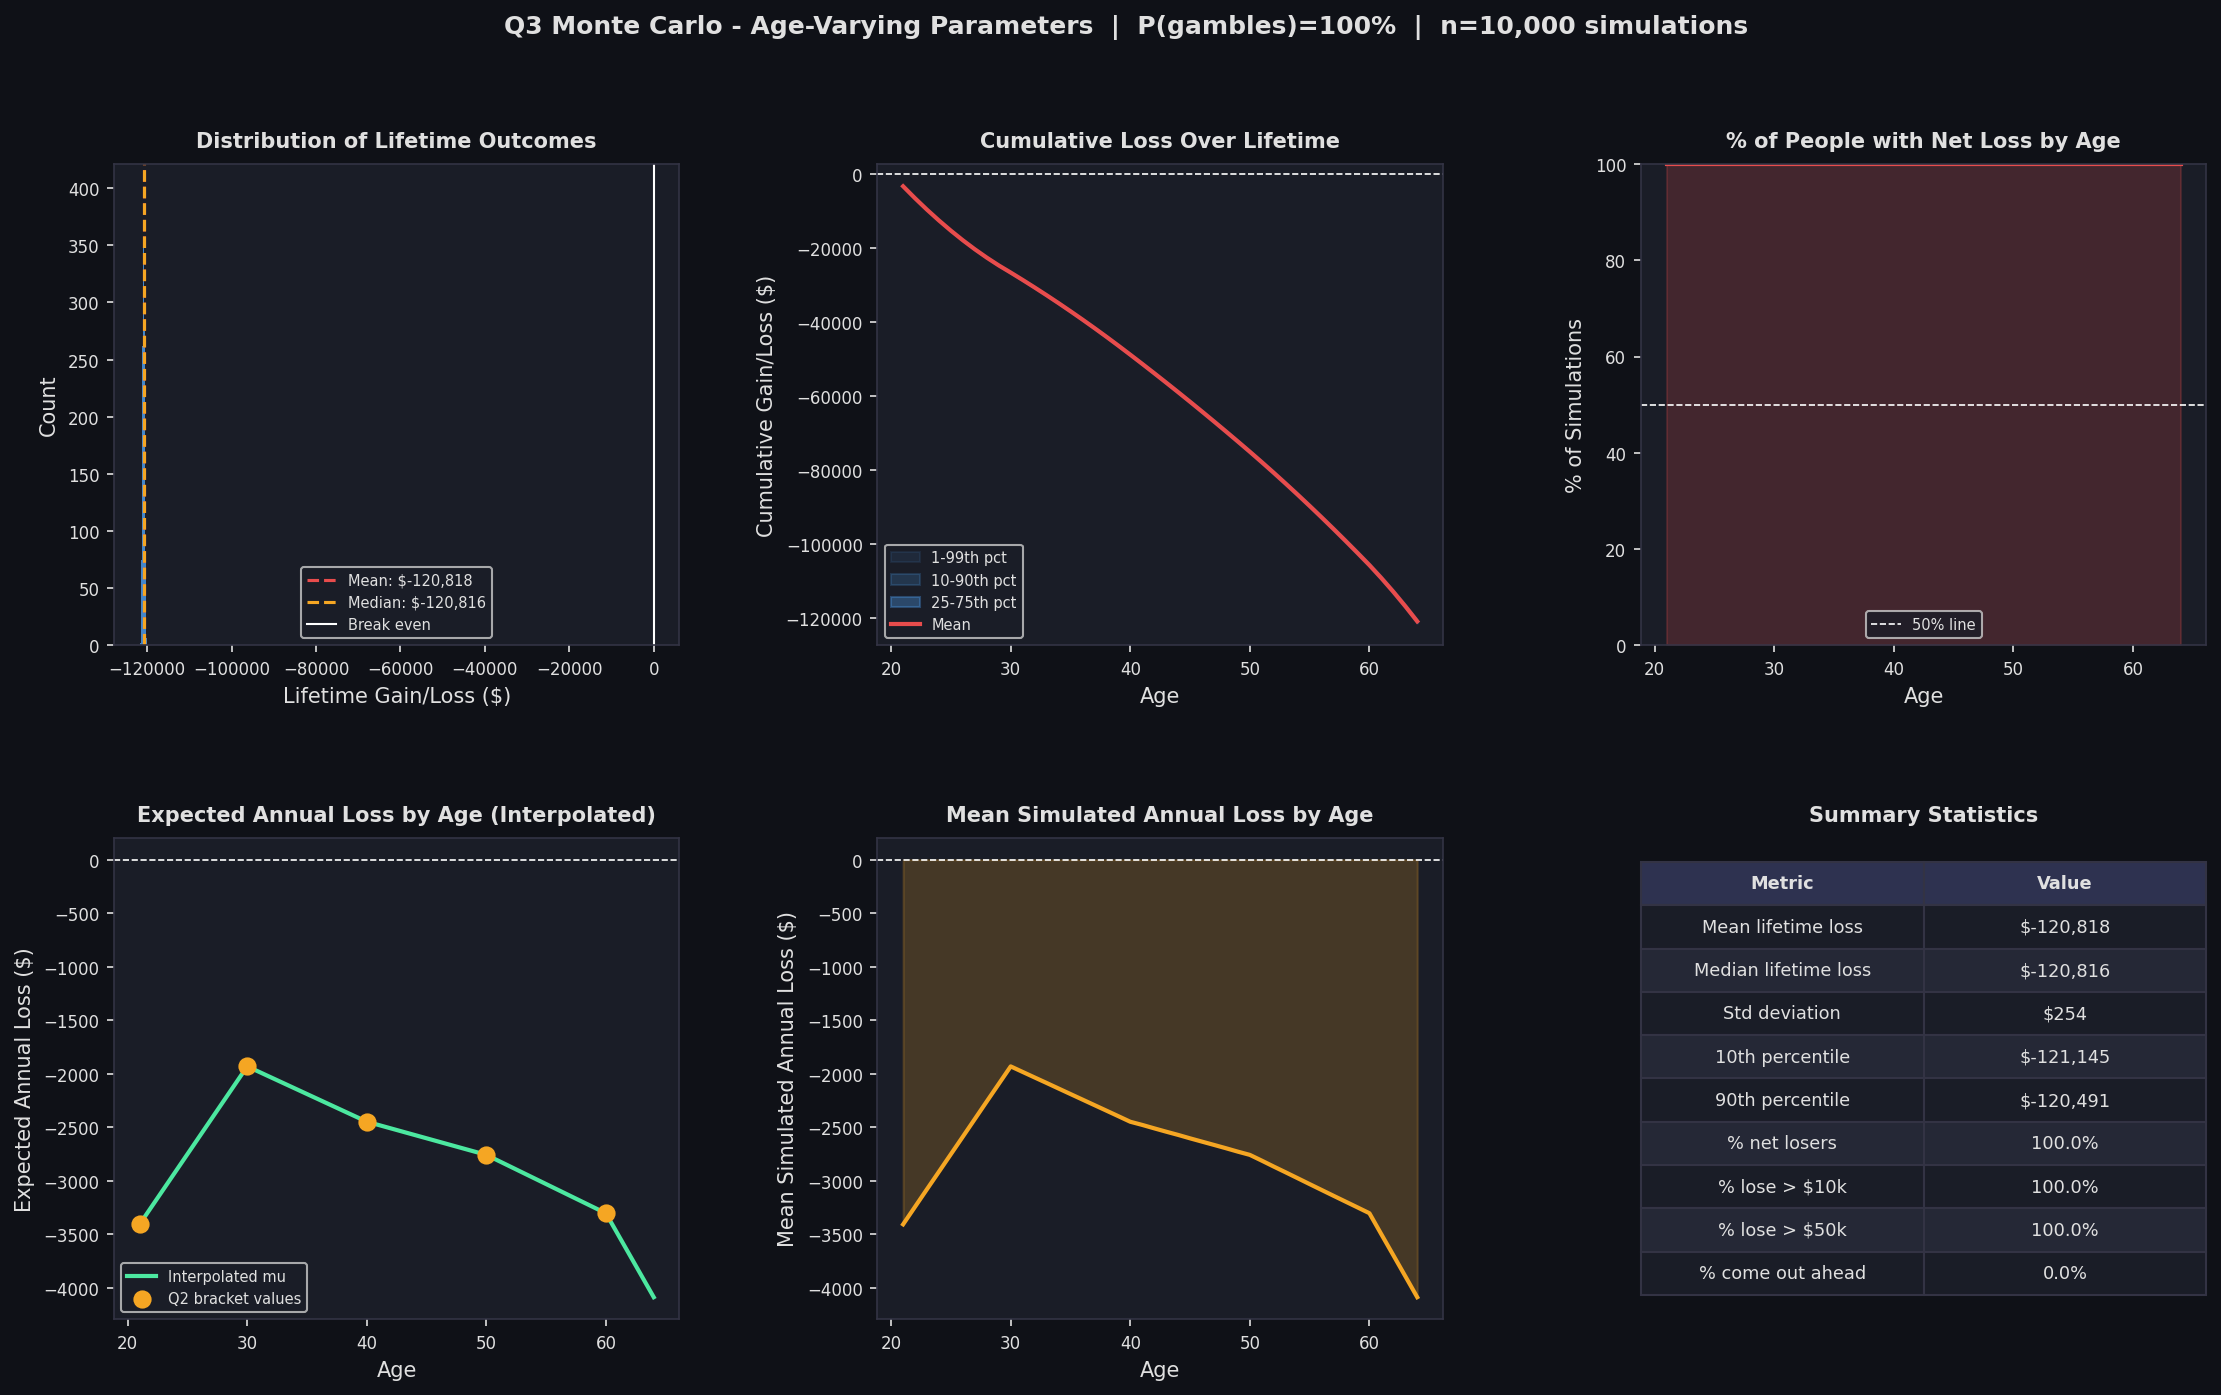

The Python source for this figure:
import numpy as np
import matplotlib.pyplot as plt
import matplotlib.gridspec as gridspec
from scipy.interpolate import interp1d

# ============================================================
# Q3 Monte Carlo Simulation — Age-Varying Parameters
# Simulates gambling outcomes from age 21 to 65 (44 years)
# Each age bracket has its own mu and sigma from Q2
# ============================================================

# --- Q2 INPUT VALUES BY AGE BRACKET ---
# (bracket_midpoint_age, annual_mu, annual_sigma, risk_score)
bracket_data = [
    (21,  -3407.545693927385,  36.45561989211967,  0.609979633116247),
    (30,  -1931.6121299999998, 33.47140623577085,  0.42),
    (40,  -2448.6877799999997, 37.68605726790745,  0.42),
    (50,  -2758.707303093945,  38.93576059869752,  0.45046962695213455),
    (60,  -3304.599460653723,  42.61429072959933,  0.45046962695213455),
    (73,  -5853.690224062478,  52.94958744622252,  0.5210442125549619),
]

P_GAMBLES     = 1.0
N_SIMULATIONS = 10_000
START_AGE     = 21
END_AGE       = 65
N_YEARS       = END_AGE - START_AGE
ages_sim      = np.arange(START_AGE, END_AGE)

# --- Interpolate mu and sigma across ages 21-64 ---
bracket_ages   = np.array([d[0] for d in bracket_data])
bracket_mus    = np.array([d[1] for d in bracket_data])
bracket_sigmas = np.array([d[2] for d in bracket_data])

mu_func    = interp1d(bracket_ages, bracket_mus,    kind='linear', fill_value='extrapolate')
sigma_func = interp1d(bracket_ages, bracket_sigmas, kind='linear', fill_value='extrapolate')

mu_by_age    = mu_func(ages_sim)
sigma_by_age = sigma_func(ages_sim)

# ============================================================
# Shifted Lognormal sampling
# Y = X - shift  where X ~ LogNormal
# E[Y] = mu (negative), SD[Y] = sigma, right skewed
# shift = 2 * |mu|
# ============================================================
def shifted_lognormal_sample(mu, sigma):
    abs_mean = abs(mu)
    ln_sigma = np.sqrt(np.log(1 + (sigma / abs_mean) ** 2))
    ln_mu    = np.log(abs_mean) - 0.5 * ln_sigma ** 2
    shift    = 2 * abs_mean
    x = np.random.lognormal(mean=ln_mu, sigma=ln_sigma)
    return x - shift

# ============================================================
# Run Simulation
# ============================================================
np.random.seed(42)

lifetime_losses = np.zeros(N_SIMULATIONS)
annual_outcomes = np.zeros((N_SIMULATIONS, N_YEARS))

for sim in range(N_SIMULATIONS):
    for year in range(N_YEARS):
        if np.random.random() > P_GAMBLES:
            annual_outcomes[sim, year] = 0
            continue
        annual_outcomes[sim, year] = shifted_lognormal_sample(
            mu_by_age[year], sigma_by_age[year]
        )
    lifetime_losses[sim] = annual_outcomes[sim].sum()

# ============================================================
# Print Summary Statistics
# ============================================================
print("=" * 55)
print("  Q3 Monte Carlo Results - Age 21 to 65")
print("=" * 55)
print(f"  Simulations:            {N_SIMULATIONS:,}")
print(f"  P(gambles):             {P_GAMBLES:.0%}")
print(f"  Parameters:             age-varying (interpolated)")
print()
print("  --- Lifetime Outcomes ---")
print(f"  Mean lifetime loss:     ${np.mean(lifetime_losses):,.2f}")
print(f"  Median lifetime loss:   ${np.median(lifetime_losses):,.2f}")
print(f"  Std deviation:          ${np.std(lifetime_losses):,.2f}")
print(f"  Best case (1st pct):    ${np.percentile(lifetime_losses,  1):,.2f}")
print(f"  10th percentile:        ${np.percentile(lifetime_losses, 10):,.2f}")
print(f"  90th percentile:        ${np.percentile(lifetime_losses, 90):,.2f}")
print(f"  Worst case (99th pct):  ${np.percentile(lifetime_losses, 99):,.2f}")
print()
print("  --- Risk Metrics ---")
print(f"  % who are net losers:       {np.mean(lifetime_losses < 0)*100:.1f}%")
print(f"  % who lose > $10,000:       {np.mean(lifetime_losses < -10_000)*100:.1f}%")
print(f"  % who lose > $50,000:       {np.mean(lifetime_losses < -50_000)*100:.1f}%")
print(f"  % who lose > $100,000:      {np.mean(lifetime_losses < -100_000)*100:.1f}%")
print(f"  % who come out ahead:       {np.mean(lifetime_losses > 0)*100:.1f}%")
print("=" * 55)

# ============================================================
# Plots
# ============================================================
cumulative = np.cumsum(annual_outcomes, axis=1)
mean_cum   = np.mean(cumulative, axis=0)
p1_cum     = np.percentile(cumulative,  1, axis=0)
p10_cum    = np.percentile(cumulative, 10, axis=0)
p25_cum    = np.percentile(cumulative, 25, axis=0)
p75_cum    = np.percentile(cumulative, 75, axis=0)
p90_cum    = np.percentile(cumulative, 90, axis=0)
p99_cum    = np.percentile(cumulative, 99, axis=0)

fig = plt.figure(figsize=(18, 10))
fig.patch.set_facecolor('#0f1117')
gs = gridspec.GridSpec(2, 3, figure=fig, hspace=0.4, wspace=0.35)

BLUE     = '#4C9BE8'
RED      = '#E84C4C'
ORANGE   = '#F5A623'
GREEN    = '#4CE8A0'
BG       = '#0f1117'
PANEL_BG = '#1a1d27'
TEXT     = '#E0E0E0'

def style_ax(ax, title):
    ax.set_facecolor(PANEL_BG)
    ax.set_title(title, color=TEXT, fontsize=10, fontweight='bold', pad=8)
    ax.tick_params(colors=TEXT, labelsize=8)
    for spine in ax.spines.values():
        spine.set_edgecolor('#333344')
    ax.xaxis.label.set_color(TEXT)
    ax.yaxis.label.set_color(TEXT)

fig.suptitle(
    f'Q3 Monte Carlo - Age-Varying Parameters  |  P(gambles)={P_GAMBLES:.0%}  |  n={N_SIMULATIONS:,} simulations',
    color=TEXT, fontsize=12, fontweight='bold', y=0.98
)

# Plot 1: Lifetime loss histogram
ax1 = fig.add_subplot(gs[0, 0])
ax1.hist(lifetime_losses, bins=80, color=BLUE, edgecolor='none', alpha=0.85)
ax1.axvline(np.mean(lifetime_losses), color=RED, linestyle='--', linewidth=1.5,
            label=f'Mean: ${np.mean(lifetime_losses):,.0f}')
ax1.axvline(np.median(lifetime_losses), color=ORANGE, linestyle='--', linewidth=1.5,
            label=f'Median: ${np.median(lifetime_losses):,.0f}')
ax1.axvline(0, color='white', linestyle='-', linewidth=1, label='Break even')
ax1.set_xlabel('Lifetime Gain/Loss ($)')
ax1.set_ylabel('Count')
style_ax(ax1, 'Distribution of Lifetime Outcomes')
ax1.legend(fontsize=7, facecolor=PANEL_BG, labelcolor=TEXT, framealpha=0.8)

# Plot 2: Cumulative loss over time with bands
ax2 = fig.add_subplot(gs[0, 1])
ax2.fill_between(ages_sim, p1_cum,  p99_cum, alpha=0.10, color=BLUE, label='1-99th pct')
ax2.fill_between(ages_sim, p10_cum, p90_cum, alpha=0.20, color=BLUE, label='10-90th pct')
ax2.fill_between(ages_sim, p25_cum, p75_cum, alpha=0.35, color=BLUE, label='25-75th pct')
ax2.plot(ages_sim, mean_cum, color=RED, linewidth=2, label='Mean')
ax2.axhline(0, color='white', linestyle='--', linewidth=0.8)
ax2.set_xlabel('Age')
ax2.set_ylabel('Cumulative Gain/Loss ($)')
style_ax(ax2, 'Cumulative Loss Over Lifetime')
ax2.legend(fontsize=7, facecolor=PANEL_BG, labelcolor=TEXT, framealpha=0.8)

# Plot 3: % in net loss by age
ax3 = fig.add_subplot(gs[0, 2])
pct_loss = np.mean(cumulative < 0, axis=0) * 100
ax3.plot(ages_sim, pct_loss, color=RED, linewidth=2)
ax3.fill_between(ages_sim, pct_loss, alpha=0.2, color=RED)
ax3.axhline(50, color='white', linestyle='--', linewidth=0.8, label='50% line')
ax3.set_xlabel('Age')
ax3.set_ylabel('% of Simulations')
ax3.set_ylim(0, 100)
style_ax(ax3, '% of People with Net Loss by Age')
ax3.legend(fontsize=7, facecolor=PANEL_BG, labelcolor=TEXT, framealpha=0.8)

# Plot 4: Interpolated mu by age
ax4 = fig.add_subplot(gs[1, 0])
ax4.plot(ages_sim, mu_by_age, color=GREEN, linewidth=2, label='Interpolated mu')
mask = bracket_ages <= 65
ax4.scatter(bracket_ages[mask], bracket_mus[mask],
            color=ORANGE, zorder=5, s=60, label='Q2 bracket values')
ax4.axhline(0, color='white', linestyle='--', linewidth=0.8)
ax4.set_xlabel('Age')
ax4.set_ylabel('Expected Annual Loss ($)')
style_ax(ax4, 'Expected Annual Loss by Age (Interpolated)')
ax4.legend(fontsize=7, facecolor=PANEL_BG, labelcolor=TEXT, framealpha=0.8)

# Plot 5: Mean simulated annual outcome by age
ax5 = fig.add_subplot(gs[1, 1])
mean_annual = np.mean(annual_outcomes, axis=0)
ax5.plot(ages_sim, mean_annual, color=ORANGE, linewidth=2)
ax5.fill_between(ages_sim, mean_annual, alpha=0.2, color=ORANGE)
ax5.axhline(0, color='white', linestyle='--', linewidth=0.8)
ax5.set_xlabel('Age')
ax5.set_ylabel('Mean Simulated Annual Loss ($)')
style_ax(ax5, 'Mean Simulated Annual Loss by Age')

# Plot 6: Summary stats table
ax6 = fig.add_subplot(gs[1, 2])
ax6.axis('off')
style_ax(ax6, 'Summary Statistics')
rows = [
    ['Mean lifetime loss',   f'${np.mean(lifetime_losses):,.0f}'],
    ['Median lifetime loss', f'${np.median(lifetime_losses):,.0f}'],
    ['Std deviation',        f'${np.std(lifetime_losses):,.0f}'],
    ['10th percentile',      f'${np.percentile(lifetime_losses, 10):,.0f}'],
    ['90th percentile',      f'${np.percentile(lifetime_losses, 90):,.0f}'],
    ['% net losers',         f'{np.mean(lifetime_losses < 0)*100:.1f}%'],
    ['% lose > $10k',        f'{np.mean(lifetime_losses < -10_000)*100:.1f}%'],
    ['% lose > $50k',        f'{np.mean(lifetime_losses < -50_000)*100:.1f}%'],
    ['% come out ahead',     f'{np.mean(lifetime_losses > 0)*100:.1f}%'],
]
table = ax6.table(cellText=rows, colLabels=['Metric', 'Value'],
                  cellLoc='center', loc='center', bbox=[0, 0.05, 1, 0.9])
table.auto_set_font_size(False)
table.set_fontsize(8.5)
for (row, col), cell in table.get_celld().items():
    cell.set_facecolor('#252836' if row % 2 == 0 else PANEL_BG)
    cell.set_text_props(color=TEXT)
    cell.set_edgecolor('#333344')
    if row == 0:
        cell.set_facecolor('#2e3250')
        cell.set_text_props(color=TEXT, fontweight='bold')

plt.savefig('q3_monte_carlo_final.png', dpi=150, bbox_inches='tight', facecolor=BG)
print('\nPlot saved as q3_monte_carlo_final.png')
plt.show()
